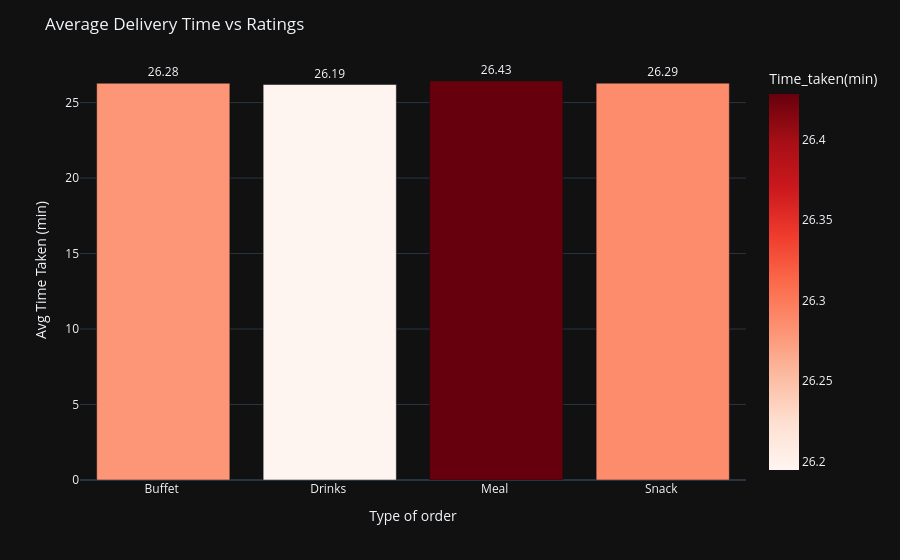

Notebook cell for this chart:
### Markdown cell above
##### The analysis explores the relationship between delivery personnel ratings and the average delivery time.
The visualization indicates a negative relationship between ratings and delivery duration. Delivery personnel with higher ratings (4.5–5.0) consistently achieve faster delivery times, averaging approximately 23–26 minutes, suggesting superior efficiency and service quality. Conversely, delivery personnel with moderate ratings (2.5–4.3) exhibit longer delivery times, generally between 34–38 minutes, indicating potential performance inefficiencies.

An isolated low-rating observation (rating ≈ 1) shows relatively lower delivery time, which may be attributed to data sparsity or anomalous entries rather than a true performance pattern. Overall, the findings suggest that delivery ratings can serve as a meaningful proxy for operational efficiency, where higher-rated personnel tend to deliver orders more quickly.

#### It can be observed there is a sudden drop in Time taken from Ratings 4.5 and greater.

### Code cell
grp_df = (
    df.groupby('Type_of_order', as_index=False)['Time_taken(min)']
    .mean()
)

fig = px.bar(
    data_frame=grp_df,
    x="Type_of_order",    
    y='Time_taken(min)',              
    text='Time_taken(min)',
    color='Time_taken(min)',
    color_continuous_scale='reds'
)

fig.update_traces(texttemplate='%{text:.2f}', textposition='outside')

fig.update_layout(
    xaxis_title="Type of order",
    yaxis_title="Avg Time Taken (min)",
    title="Average Delivery Time vs Ratings",
    showlegend=False,
    template='plotly_dark'
)

fig.show()

### Figure 1 — Plotly figure (JSON) as saved in the notebook; plotly's stock layout.template omitted (floating-point values rounded to 4 significant figures)
{"data": [{"hovertemplate": "Type_of_order=%{x}<br>Time_taken(min)=%{marker.color}<extra></extra>", "legendgroup": "", "marker": {"color": [26.28, 26.19, 26.43, 26.29], "coloraxis": "coloraxis", "pattern": {"shape": ""}}, "name": "", "orientation": "v", "showlegend": false, "text": [26.28, 26.19, 26.43, 26.29], "textposition": "outside", "texttemplate": "%{text:.2f}", "type": "bar", "x": ["Buffet ", "Drinks ", "Meal ", "Snack "], "xaxis": "x", "y": [26.28, 26.19, 26.43, 26.29], "yaxis": "y"}], "layout": {"barmode": "relative", "coloraxis": {"colorbar": {"title": {"text": "Time_taken(min)"}}, "colorscale": [[0, "rgb(255,245,240)"], [0.125, "rgb(254,224,210)"], [0.25, "rgb(252,187,161)"], [0.375, "rgb(252,146,114)"], [0.5, "rgb(251,106,74)"], [0.625, "rgb(239,59,44)"], [0.75, "rgb(203,24,29)"], [0.875, "rgb(165,15,21)"], [1, "rgb(103,0,13)"]]}, "legend": {"tracegroupgap": 0}, "margin": {"t": 60}, "showlegend": false, "title": {"text": "Average Delivery Time vs Ratings"}, "xaxis": {"anchor": "y", "domain": [0, 1], "title": {"text": "Type of order"}}, "yaxis": {"anchor": "x", "domain": [0, 1], "title": {"text": "Avg Time Taken (min)"}}}}
